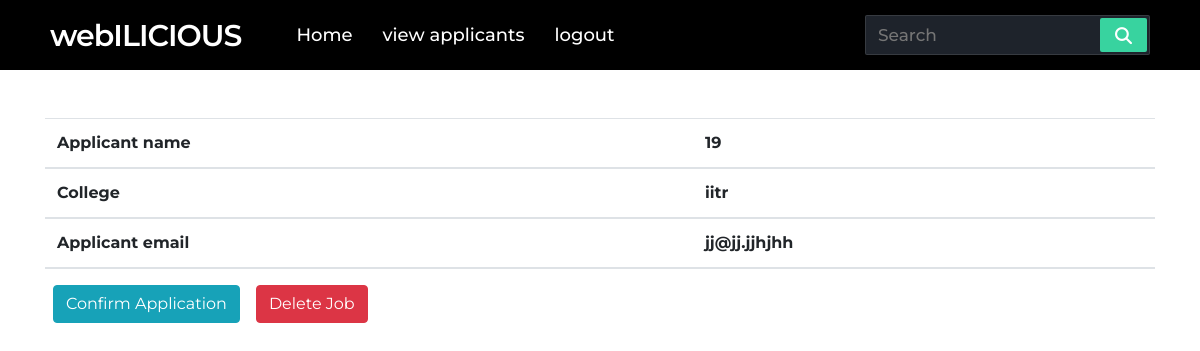
Screenshot of /controller/completedetails/16 with the database file from the repository.
### controller/models.py (models this page shows, shortened)
class Applicants(models.Model):
    applicant = models.OneToOneField(User,on_delete=models.CASCADE)
    app_email=models.CharField(max_length=255)
    app_clg=models.CharField(max_length=255)
    dateregisteres= models.DateTimeField(auto_now_add=True)

### controller/views.py (the view)
# urls.py: path('completedetails/<int:id>',views.completedetails,name="completedetails"),
def completedetails(request,id):
    item=Applicants.objects.get(pk=id)
    context = {'viewjob':item}
    return render(request,'controller/completedetails.html',context)

### controller/templates/controller/completedetails.html (shortened to what this page needs)
{% extends 'controller/base.html' %}
{% load static %}
{% block body %}
<div class="container  my-5">
        <table class="table table-striped">
                <thead>
                        <tr>
                                <th scope="col">Applicant name</th>
                                <th scope="col">{{viewjob.applicant_id}}</th>
                        </tr>
                </thead>
                <thead>
                        <tr>
                                <th scope="col">College</th>
                                <th scope="col" class="{% cycle 'row1' 'row2' %}">
                                        {{viewjob.app_clg}}</th>
                        </tr>
                </thead>
                <thead>
                        <tr>
                                <th scope="col">Applicant email</th>
                                <th scope="col">{{viewjob.app_email}}</th>
                        </tr>
                </thead>
        </table>
        <table>
                <thead>
                        <tr>
<td>
                                        <button type="button" class="btn btn-info mx-2" data-toggle="modal"
                                                data-target="#exampleModal1">
                                                Confirm Application
                                        </button>
                                </td>
                                <td>
                                        <button type="button" class="btn btn-danger mx-2" data-toggle="modal"
                                                data-target="#exampleModal">
                                                Delete Job
                                        </button>
                                </td>
                        </tr>
                </thead>
        </table>
</div>
{% endblock body %}

### static/css/base.css (style rules this page uses)
* { margin: 0; padding: 0; outline: none; box-sizing: border-box; font-family: 'Montserrat', sans-serif; }

### rows the page displays
Applicants: applicant_id "19", app_clg "iitr", app_email "jj@jj.jjhjhh"
